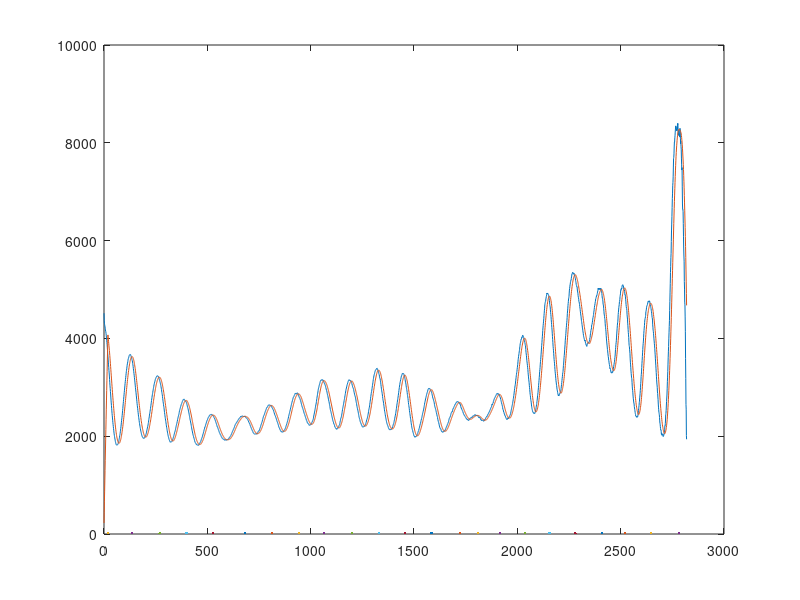

Write the MATLAB code that produced this figure.
liczba=load('spotsMod.csv');
liczba(:,1) = [];
liczba=liczba';
liczba=liczba(:);
[liczba_autocorr,lags] = xcorr(liczba,'unbiased');
liczba_autocorr(lags<0) = [];
lags(lags<0) = [];

x=(1/20)*ones(1,20);

filtr_liczba_autocorr = filter(x,1,liczba_autocorr);

[peak,peak_idx] = findpeaks(filtr_liczba_autocorr);



for k = 1:size(peak_idx) - 1
    odlegosc(k) = peak_idx(k+1)-peak_idx(k);
end


plot(lags,liczba_autocorr);
hold on
plot(lags,filtr_liczba_autocorr);
plot(peak_idx,20);
hold off

T = mean(odlegosc)
